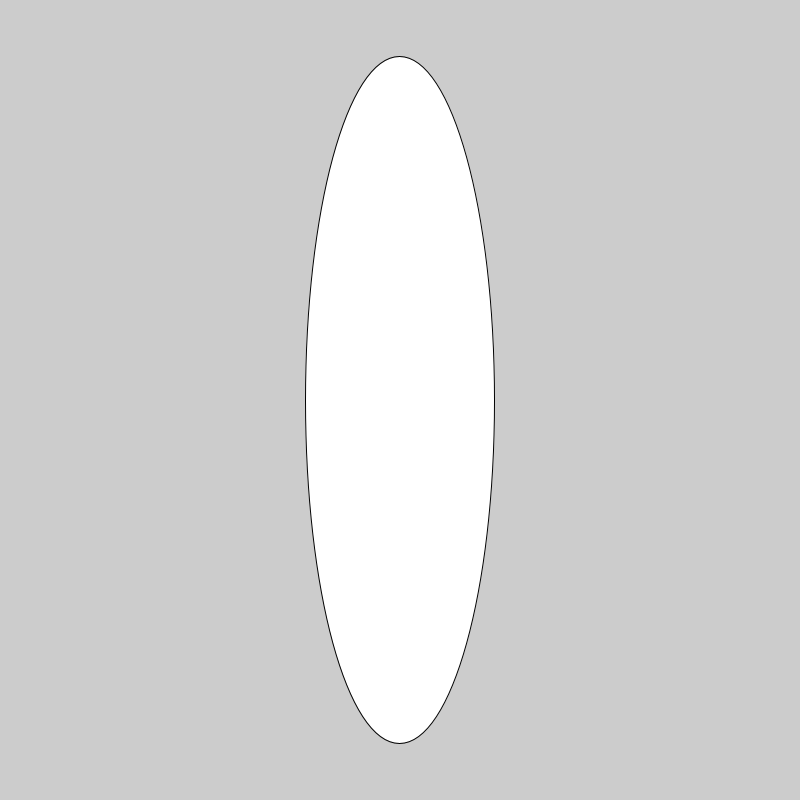
Frame 1 (no input)
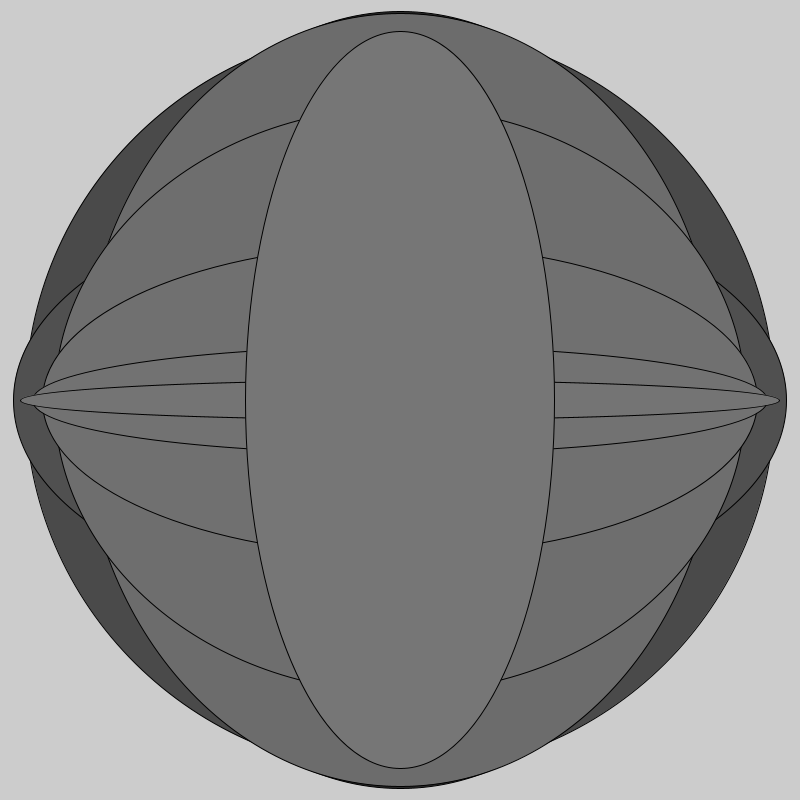
Frame 60 (the mouse pressed at the canvas centre just before this capture)
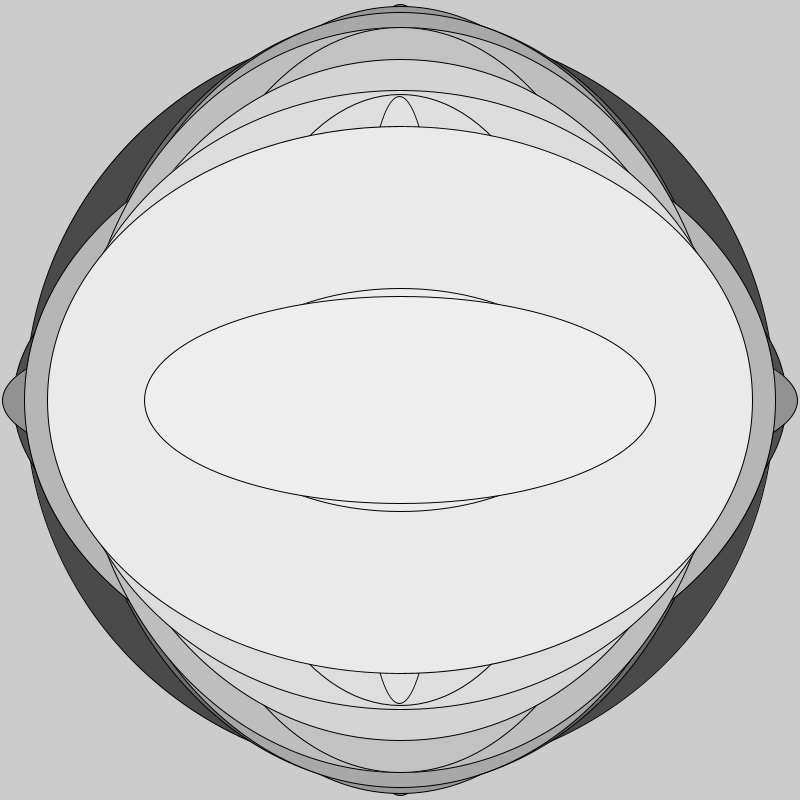
Frame 120 (the mouse held since frame 60 and released just before this capture)

The Processing sketch that drew these frames (run headless with seeded random() and noise(); from frame 60 on, the mouse is pressed at the canvas centre):

// Processing sketch: processing_125227
// ── processing_125227.pde

boolean jacky;
float a=0;
int r=0;
int v=0;
int b=0;

void setup() {
  size(800,800);
  loop();
  jacky = false;
}


void draw() {
  r = int(random(100,255));
  v = int(random(100,255));
  b = int(random(255));
  a = a+2;
  
  /*fill(r,v,b);
  stroke(r,0,b);
  strokeWeight(3);
  line(mouseX,mouseY,random(mouseX+200),random(mouseY+200));
  */
  
  ellipse(width/2, height/2, random(800),random(800));
  stroke(0);
  fill(a);
  
  if (a >= 255) {
    a = a-255;
  }
  
}

void mousePressed(){
  if (jacky==false) {
    loop();
    jacky=true;
  }
  
  else {
  noLoop();
  jacky=false;
  }

}
